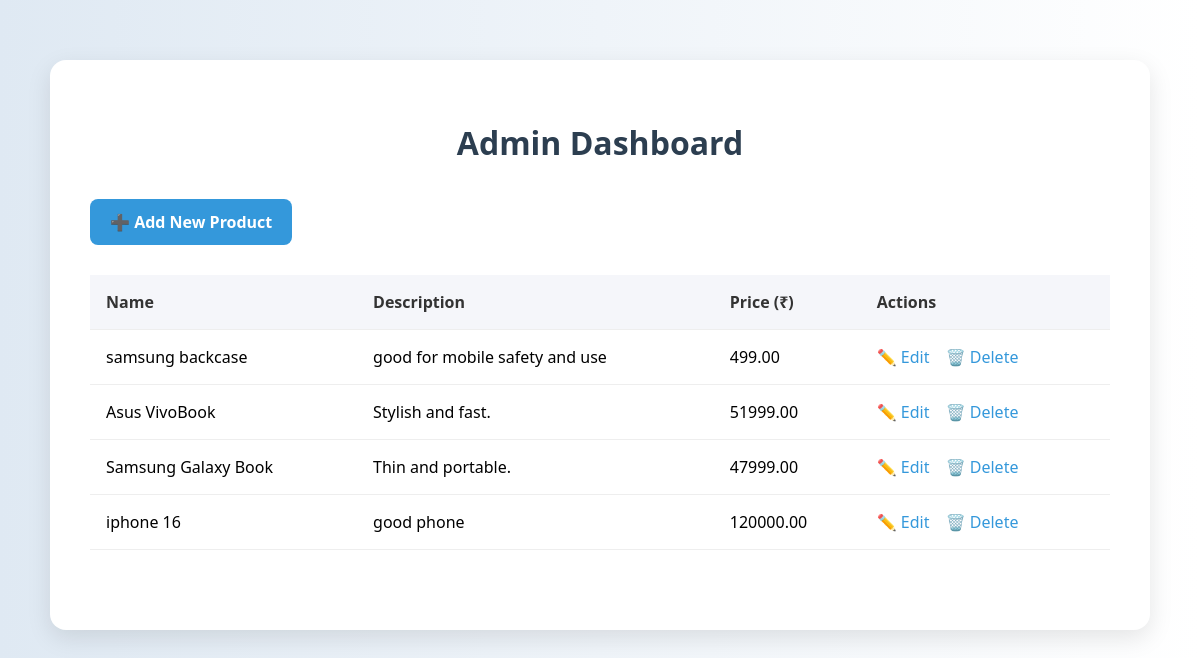
The page /dashboard/ (signed in) on the database its author committed.
### core/models.py (models this page shows, shortened)
class Product(models.Model):
    name = models.CharField(max_length=100)
    description = models.TextField()
    price = models.DecimalField(max_digits=10, decimal_places=2)

### core/views.py (the view)
# urls.py: path('dashboard/', views.admin_dashboard, name='admin_dashboard'),
@user_passes_test(is_admin)
@login_required
def admin_dashboard(request):
    products = Product.objects.all()
    return render(request, 'admin_dashboard.html', {'products': products})

### core/views.py (called while the page is built)
def is_admin(user):
    return user.is_staff

### core/templates/admin_dashboard.html (shortened to what this page needs)
<!DOCTYPE html>
<html lang="en">
<head>
</head>
<body>
    <div class="container">
        <h1>Admin Dashboard</h1>
        <a href="{% url 'create_product' %}" class="add-button">➕ Add New Product</a>
        <table>
            <tr>
                <th>Name</th>
                <th>Description</th>
                <th>Price (₹)</th>
                <th>Actions</th>
            </tr>
            {% for product in products %}
            <tr>
                <td>{{ product.name }}</td>
                <td>{{ product.description }}</td>
                <td>{{ product.price }}</td>
                <td class="action-links">
                    <a href="{% url 'update_product' product.id %}">✏️ Edit</a>
                    <a href="{% url 'delete_product' product.id %}">🗑️ Delete</a>
                </td>
            </tr>
            {% empty %}
            <tr>
                <td colspan="4" style="text-align:center; color: #888;">No products available.</td>
            </tr>
            {% endfor %}
        </table>
    </div>
</body>
</html>

### core/templates/admin_dashboard.html (style rules this page uses)
* { box-sizing: border-box; font-family: 'Segoe UI', Tahoma, Geneva, Verdana, sans-serif; }
body { background: linear-gradient(to right, #dfe9f3, #ffffff); margin: 0; padding: 0; }
.container { max-width: 1100px; margin: 60px auto; background: #fff; padding: 40px; border-radius: 16px; box-shadow: 0 8px 25px rgba(0, 0, 0, 0.1); }
h1 { text-align: center; color: #2c3e50; margin-bottom: 35px; }
.add-button { display: inline-block; padding: 12px 20px; background-color: #3498db; color: white; text-decoration: none; border-radius: 8px; font-weight: bold; transition: background 0.3s ease, transform 0.2s ease; }
table { width: 100%; border-collapse: collapse; margin-top: 30px; }
th, td { text-align: left; padding: 16px; border-bottom: 1px solid #eee; }
th { background-color: #f5f6fa; color: #333; }
.action-links a { margin-right: 12px; color: #3498db; text-decoration: none; font-weight: 500; transition: color 0.3s ease; }

### rows shown on the page
Product: name "samsung backcase", description "good for mobile safety and use", price "499.00"
Product: name "Asus VivoBook", description "Stylish and fast.", price "51999.00"
Product: name "Samsung Galaxy Book", description "Thin and portable.", price "47999.00"
Product: name "iphone 16", description "good phone", price "120000.00"
